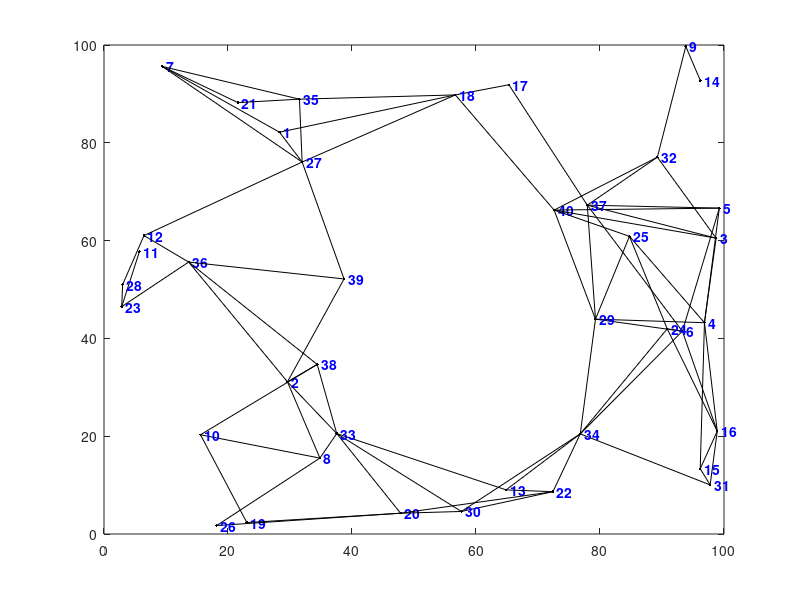

MATLAB code for this plot: (Note: this script raises an error after producing the figure.)
% Obtained from Mathworks File Exchange 2020-11-01
% https://www.mathworks.com/matlabcentral/fileexchange/12850-dijkstra-s-shortest-path-algorithm
function [dist,path] = dijkstra(nodes,segments,start_id,finish_id)
%DIJKSTRA Calculates the shortest distance and path between points on a map
%   using Dijkstra's Shortest Path Algorithm
% 
% [DIST, PATH] = DIJKSTRA(NODES, SEGMENTS, SID, FID)
%   Calculates the shortest distance and path between start and finish nodes SID and FID
% 
% [DIST, PATH] = DIJKSTRA(NODES, SEGMENTS, SID)
%   Calculates the shortest distances and paths from the starting node SID to all
%     other nodes in the map
% 
% Note:
%     DIJKSTRA is set up so that an example is created if no inputs are provided,
%       but ignores the example and just processes the inputs if they are given.
% 
% Inputs:
%     NODES should be an Nx3 or Nx4 matrix with the format [ID X Y] or [ID X Y Z]
%       where ID is an integer, and X, Y, Z are cartesian position coordinates)
%     SEGMENTS should be an Mx3 matrix with the format [ID N1 N2]
%       where ID is an integer, and N1, N2 correspond to node IDs from NODES list
%       such that there is an [undirected] edge/segment between node N1 and node N2
%     SID should be an integer in the node ID list corresponding with the starting node
%     FID (optional) should be an integer in the node ID list corresponding with the finish
% 
% Outputs:
%     DIST is the shortest Euclidean distance
%       If FID was specified, DIST will be a 1x1 double representing the shortest
%         Euclidean distance between SID and FID along the map segments. DIST will have
%         a value of INF if there are no segments connecting SID and FID.
%       If FID was not specified, DIST will be a 1xN vector representing the shortest
%         Euclidean distance between SID and all other nodes on the map. DIST will have
%         a value of INF for any nodes that cannot be reached along segments of the map.
%     PATH is a list of nodes containing the shortest route
%       If FID was specified, PATH will be a 1xP vector of node IDs from SID to FID.
%         NAN will be returned if there are no segments connecting SID to FID.
%       If FID was not specified, PATH will be a 1xN cell of vectors representing the
%         shortest route from SID to all other nodes on the map. PATH will have a value
%         of NAN for any nodes that cannot be reached along the segments of the map.
% 
% Example:
%     dijkstra; % calculates shortest path and distance between two nodes
%               % on a map of randomly generated nodes and segments
% 
% Example:
%     nodes = [(1:10); 100*rand(2,10)]';
%     segments = [(1:17); floor(1:0.5:9); ceil(2:0.5:10)]';
%     figure; plot(nodes(:,2), nodes(:,3),'k.');
%     hold on;
%     for s = 1:17
%         if (s <= 10) text(nodes(s,2),nodes(s,3),[' ' num2str(s)]); end
%         plot(nodes(segments(s,2:3)',2),nodes(segments(s,2:3)',3),'k');
%     end
%     [d, p] = dijkstra(nodes, segments, 1, 10)
%     for n = 2:length(p)
%         plot(nodes(p(n-1:n),2),nodes(p(n-1:n),3),'r-.','linewidth',2);
%     end
%     hold off;
% 
% Author: Joseph Kirk
% Email: jdkirk630 at gmail dot com
% Release: 1.3
% Release Date: 5/18/07
if (nargin < 3) % SETUP
    % (GENERATE RANDOM EXAMPLE OF NODES AND SEGMENTS IF NOT GIVEN AS INPUTS)
    % Create a random set of nodes/vertices,and connect some of them with
    % edges/segments. Then graph the resulting map.
    num_nodes = 40; L = 100; max_seg_length = 30; ids = (1:num_nodes)';
    nodes = [ids L*rand(num_nodes,2)]; % create random nodes
    h = figure; plot(nodes(:,2),nodes(:,3),'k.') % plot the nodes
    text(nodes(num_nodes,2),nodes(num_nodes,3),...
        [' ' num2str(ids(num_nodes))],'Color','b','FontWeight','b')
    hold on
    num_segs = 0; segments = zeros(num_nodes*(num_nodes-1)/2,3);
    for i = 1:num_nodes-1 % create edges between some of the nodes
        text(nodes(i,2),nodes(i,3),[' ' num2str(ids(i))],'Color','b','FontWeight','b')
        for j = i+1:num_nodes
            d = sqrt(sum((nodes(i,2:3) - nodes(j,2:3)).^2));
            if and(d < max_seg_length,rand < 0.6)
                plot([nodes(i,2) nodes(j,2)],[nodes(i,3) nodes(j,3)],'k.-')
                % add this link to the segments list
                num_segs = num_segs + 1;
                segments(num_segs,:) = [num_segs nodes(i,1) nodes(j,1)];
            end
        end
    end
    segments(num_segs+1:num_nodes*(num_nodes-1)/2,:) = [];
    axis([0 L 0 L])
    % Calculate Shortest Path Using Dijkstra's Algorithm
    % Get random starting/ending nodes,compute the shortest distance and path.
    start_id = ceil(num_nodes*rand); disp(['start id = ' num2str(start_id)]);
    finish_id = ceil(num_nodes*rand); disp(['finish id = ' num2str(finish_id)]);
    [distance,path] = dijkstra(nodes,segments,start_id,finish_id);
    disp(['distance = ' num2str(distance)]); disp(['path = [' num2str(path) ']']);
    % If a Shortest Path exists,Plot it on the Map.
    figure(h)
    for k = 2:length(path)
        m = find(nodes(:,1) == path(k-1));
        n = find(nodes(:,1) == path(k));
        plot([nodes(m,2) nodes(n,2)],[nodes(m,3) nodes(n,3)],'ro-','LineWidth',2);
    end
    title(['Shortest Distance from ' num2str(start_id) ' to ' ...
        num2str(finish_id) ' = ' num2str(distance)])
    hold off
    
else %--------------------------------------------------------------------------
    % MAIN FUNCTION - DIJKSTRA'S ALGORITHM
    
    % initializations
    node_ids = nodes(:,1);
    [num_map_pts,cols] = size(nodes);
    table = sparse(num_map_pts,2);
    shortest_distance = Inf(num_map_pts,1);
    settled = zeros(num_map_pts,1);
    path = num2cell(NaN(num_map_pts,1));
    col = 2;
    pidx = find(start_id == node_ids);
    shortest_distance(pidx) = 0;
    table(pidx,col) = 0;
    settled(pidx) = 1;
    path(pidx) = {start_id};
    if (nargin < 4) % compute shortest path for all nodes
        while_cmd = 'sum(~settled) > 0';
    else % terminate algorithm early
        while_cmd = 'settled(zz) == 0';
        zz = find(finish_id == node_ids);
    end
    while eval(while_cmd)
        % update the table
        table(:,col-1) = table(:,col);
        table(pidx,col) = 0;
        % find neighboring nodes in the segments list
        neighbor_ids = [segments(node_ids(pidx) == segments(:,2),3);
            segments(node_ids(pidx) == segments(:,3),2)];
        % calculate the distances to the neighboring nodes and keep track of the paths
        for k = 1:length(neighbor_ids)
            cidx = find(neighbor_ids(k) == node_ids);
            if ~settled(cidx)
                d = sqrt(sum((nodes(pidx,2:cols) - nodes(cidx,2:cols)).^2));
                if (table(cidx,col-1) == 0) || ...
                        (table(cidx,col-1) > (table(pidx,col-1) + d))
                    table(cidx,col) = table(pidx,col-1) + d;
                    tmp_path = path(pidx);
                    path(cidx) = {[tmp_path{1} neighbor_ids(k)]};
                else
                    table(cidx,col) = table(cidx,col-1);
                end
            end
        end
        % find the minimum non-zero value in the table and save it
        nidx = find(table(:,col));
        ndx = find(table(nidx,col) == min(table(nidx,col)));
        if isempty(ndx)
            break
        else
            pidx = nidx(ndx(1));
            shortest_distance(pidx) = table(pidx,col);
            settled(pidx) = 1;
        end
    end
    if (nargin < 4) % return the distance and path arrays for all of the nodes
        dist = shortest_distance';
        path = path';
    else % return the distance and path for the ending node
        dist = shortest_distance(zz);
        path = path(zz);
        path = path{1};
    end
end